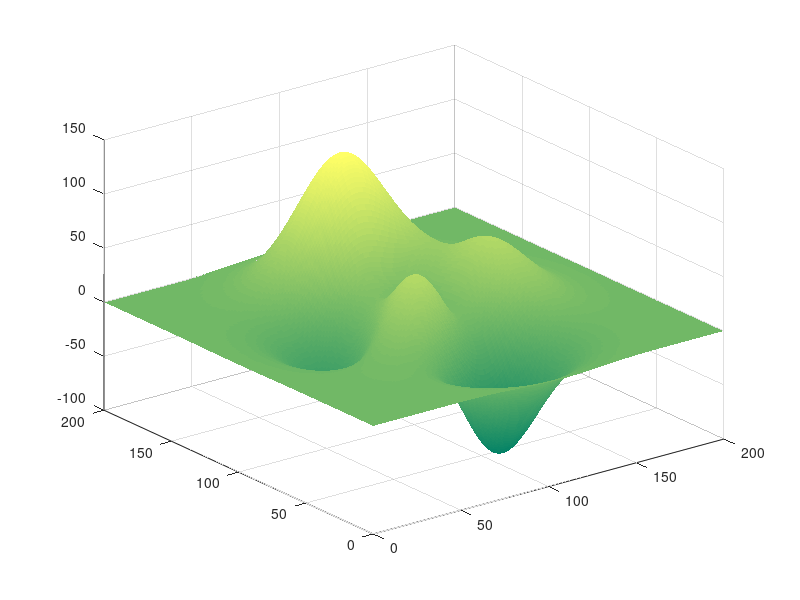

This chart was generated by the following MATLAB code: (Note: this script raises an error after producing the figure.)
clc; clear; close all;

% Create the forest terrain (large for full-screen effect)
x = linspace(0, 200, 200);
y = linspace(0, 200, 200);
[X, Y] = meshgrid(x, y);
Z = 15 * peaks(200);  % More realistic height variation

fig = figure('Name', 'Forest Simulation - All Threats', 'NumberTitle', 'off');
ax = axes;
surf(X, Y, Z, 'EdgeColor', 'none');
colormap(summer);  % Greenish terrain
hold on;

% Enable interactivity
rotate3d on;
zoom on;
ax.Clipping = 'off';
ax.Projection = 'perspective';

% Add trees
num_trees = 100;
tree_positions = rand(num_trees, 2) * 200;
for i = 1:num_trees
    tree_x = tree_positions(i, 1);
    tree_y = tree_positions(i, 2);
    tree_z = interp2(X, Y, Z, tree_x, tree_y);
    [cx, cy, cz] = cylinder([0 0.5], 10);
    cz = cz * 5;
    surf(cx + tree_x, cy + tree_y, cz + tree_z, 'FaceColor', [0 0.5 0], 'EdgeColor', 'none');
end

% Initialize threats (time-staged effects)
time_steps = 400; % 40 seconds at 10 FPS
threats = {'Fire', 'Flood', 'Drought', 'Pest', 'Storm', 'Lightning', 'Earthquake', ...
           'Landslide', 'Disease', 'Poaching', 'Deforestation', 'Overgrazing', 'Pollution'};
threat_timings = linspace(1, time_steps, 13); % Spread across 40 sec

% Animation loop
for t = 1:time_steps
    % Clear previous threats (except terrain and trees)
    cla;
    surf(X, Y, Z, 'EdgeColor', 'none');
    colormap(summer);
    hold on;
    
    for i = 1:num_trees
        tree_x = tree_positions(i, 1);
        tree_y = tree_positions(i, 2);
        tree_z = interp2(X, Y, Z, tree_x, tree_y);
        [cx, cy, cz] = cylinder([0 0.5], 10);
        cz = cz * 5;
        surf(cx + tree_x, cy + tree_y, cz + tree_z, 'FaceColor', [0 0.5 0], 'EdgeColor', 'none');
    end
    
    % Activate threats in sequence
    for j = 1:length(threats)
        if t >= threat_timings(j)
            switch threats{j}
                case 'Fire'
                    fire_x = rand * 200;
                    fire_y = rand * 200;
                    fire_z = interp2(X, Y, Z, fire_x, fire_y);
                    [fx, fy, fz] = cylinder([0 3], 10);
                    fz = fz * 8;
                    surf(fx + fire_x, fy + fire_y, fz + fire_z, 'FaceColor', 'r', 'EdgeColor', 'none');
                case 'Flood'
                    fill3([-50 250 250 -50], [-50 -50 250 250], [0 0 0 0], 'b', 'FaceAlpha', 0.3);
                case 'Drought'
                    drought_x = rand * 200;
                    drought_y = rand * 200;
                    fill3(drought_x + [-10 10 10 -10], drought_y + [-10 -10 10 10], [0 0 0 0], 'y');
                case 'Pest'
                    scatter3(rand(1, 50) * 200, rand(1, 50) * 200, ones(1, 50) * 10, 'x', 'MarkerEdgeColor', 'k');
                case 'Storm'
                    fill3([-50 250 250 -50], [-50 -50 250 250], [80 80 80 80], 'c', 'FaceAlpha', 0.3);
                case 'Lightning'
                    line([rand*200, rand*200], [rand*200, rand*200], [80, 0], 'Color', 'y', 'LineWidth', 3);
                case 'Earthquake'
                    plot3([10 190], [100 100], [-2 -2], 'k', 'LineWidth', 5);
                case 'Landslide'
                    fill3([50 70 60], [80 100 90], [30 10 20], [0.5 0.3 0.1]);
                case 'Disease'
                    scatter3(tree_positions(:,1), tree_positions(:,2), ones(num_trees, 1) * 5, 'o', 'MarkerEdgeColor', 'm');
                case 'Poaching'
                    plot3(rand(1, 5) * 200, rand(1, 5) * 200, ones(1, 5) * 5, 'o', 'MarkerEdgeColor', 'r');
                case 'Deforestation'
                    tree_positions = tree_positions(1:end-5, :);
                case 'Overgrazing'
                    fill3([50 70 70 50], [150 150 170 170], [0 0 0 0], [0.5 0.3 0.1]);
                case 'Pollution'
                    fill3([10 30 30 10], [10 10 30 30], [40 50 50 40], 'k', 'FaceAlpha', 0.5);
            end
        end
    end
    
    pause(0.1);
end

disp('Final forest simulation complete!');
